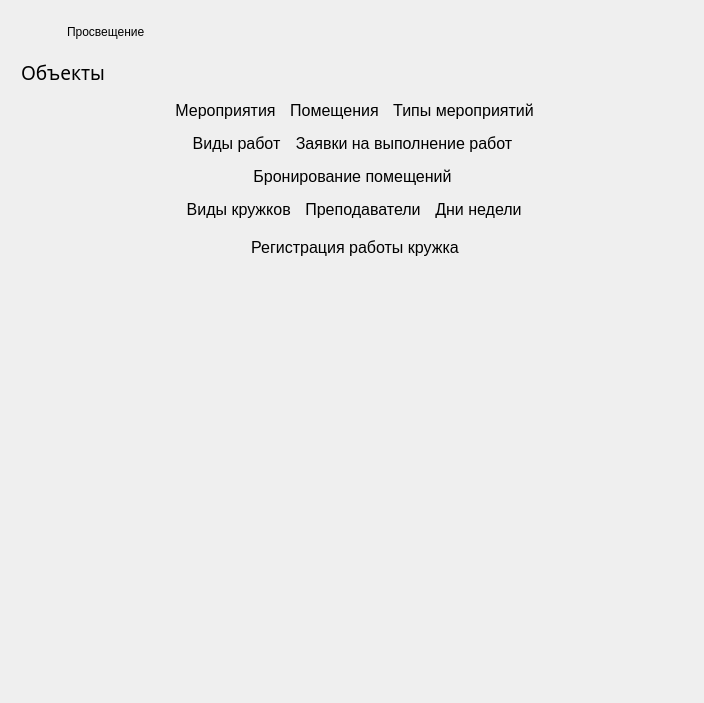
<?xml version="1.0" encoding="UTF-8"?>
<ui version="4.0">
 <class>EnlightenmentDashboard</class>
 <widget class="QWidget" name="EnlightenmentDashboard">
  <property name="geometry">
   <rect>
    <x>0</x>
    <y>0</y>
    <width>704</width>
    <height>703</height>
   </rect>
  </property>
  <property name="windowTitle">
   <string>Form</string>
  </property>
  <layout class="QVBoxLayout" name="verticalLayout_2">
   <item>
    <layout class="QVBoxLayout" name="verticalLayout">
     <property name="leftMargin">
      <number>10</number>
     </property>
     <property name="topMargin">
      <number>10</number>
     </property>
     <property name="rightMargin">
      <number>10</number>
     </property>
     <property name="bottomMargin">
      <number>10</number>
     </property>
     <item>
      <layout class="QHBoxLayout" name="horizontalLayout">
       <item>
        <widget class="QPushButton" name="BackButton">
         <property name="sizePolicy">
          <sizepolicy hsizetype="Fixed" vsizetype="Fixed">
           <horstretch>0</horstretch>
           <verstretch>0</verstretch>
          </sizepolicy>
         </property>
         <property name="text">
          <string/>
         </property>
         <property name="icon">
          <iconset resource="../resources/resources.qrc">
           <normaloff>:/go-previous/go-previous.svg</normaloff>:/go-previous/go-previous.svg</iconset>
         </property>
         <property name="iconSize">
          <size>
           <width>24</width>
           <height>24</height>
          </size>
         </property>
         <property name="flat">
          <bool>true</bool>
         </property>
        </widget>
       </item>
       <item>
        <widget class="QLabel" name="label">
         <property name="styleSheet">
          <string notr="true">font: 63 10pt &quot;Yu Gothic UI Semibold&quot;;</string>
         </property>
         <property name="text">
          <string>Просвещение</string>
         </property>
        </widget>
       </item>
      </layout>
     </item>
     <item>
      <layout class="QVBoxLayout" name="verticalLayout_5">
       <property name="topMargin">
        <number>10</number>
       </property>
       <item>
        <widget class="QLabel" name="label_2">
         <property name="sizePolicy">
          <sizepolicy hsizetype="Fixed" vsizetype="Fixed">
           <horstretch>0</horstretch>
           <verstretch>0</verstretch>
          </sizepolicy>
         </property>
         <property name="font">
          <font>
           <family>Yu Gothic UI Semibold</family>
           <pointsize>14</pointsize>
           <weight>7</weight>
           <italic>false</italic>
           <bold>false</bold>
          </font>
         </property>
         <property name="styleSheet">
          <string notr="true">font: 63 14pt &quot;Yu Gothic UI Semibold&quot;;
</string>
         </property>
         <property name="text">
          <string>Объекты</string>
         </property>
        </widget>
       </item>
       <item>
        <layout class="QHBoxLayout" name="horizontalLayout_3">
         <property name="leftMargin">
          <number>5</number>
         </property>
         <property name="topMargin">
          <number>5</number>
         </property>
         <item>
          <spacer name="horizontalSpacer_2">
           <property name="orientation">
            <enum>Qt::Horizontal</enum>
           </property>
           <property name="sizeHint" stdset="0">
            <size>
             <width>40</width>
             <height>20</height>
            </size>
           </property>
          </spacer>
         </item>
         <item>
          <widget class="QPushButton" name="OpenEvents">
           <property name="sizePolicy">
            <sizepolicy hsizetype="Fixed" vsizetype="Fixed">
             <horstretch>0</horstretch>
             <verstretch>0</verstretch>
            </sizepolicy>
           </property>
           <property name="font">
            <font>
             <family>Yu Gothic UI</family>
             <pointsize>12</pointsize>
             <weight>50</weight>
             <italic>false</italic>
             <bold>false</bold>
            </font>
           </property>
           <property name="styleSheet">
            <string notr="true">font: 12pt &quot;Yu Gothic UI&quot;;</string>
           </property>
           <property name="text">
            <string>Мероприятия</string>
           </property>
           <property name="flat">
            <bool>true</bool>
           </property>
          </widget>
         </item>
         <item>
          <widget class="QPushButton" name="OpenRooms">
           <property name="sizePolicy">
            <sizepolicy hsizetype="Fixed" vsizetype="Fixed">
             <horstretch>0</horstretch>
             <verstretch>0</verstretch>
            </sizepolicy>
           </property>
           <property name="font">
            <font>
             <family>Yu Gothic UI</family>
             <pointsize>12</pointsize>
             <weight>50</weight>
             <italic>false</italic>
             <bold>false</bold>
            </font>
           </property>
           <property name="styleSheet">
            <string notr="true">font: 12pt &quot;Yu Gothic UI&quot;;</string>
           </property>
           <property name="text">
            <string>Помещения</string>
           </property>
           <property name="flat">
            <bool>true</bool>
           </property>
          </widget>
         </item>
         <item>
          <widget class="QPushButton" name="OpenEventTypes">
           <property name="sizePolicy">
            <sizepolicy hsizetype="Fixed" vsizetype="Fixed">
             <horstretch>0</horstretch>
             <verstretch>0</verstretch>
            </sizepolicy>
           </property>
           <property name="font">
            <font>
             <family>Yu Gothic UI</family>
             <pointsize>12</pointsize>
             <weight>50</weight>
             <italic>false</italic>
             <bold>false</bold>
            </font>
           </property>
           <property name="styleSheet">
            <string notr="true">font: 12pt &quot;Yu Gothic UI&quot;;</string>
           </property>
           <property name="text">
            <string>Типы мероприятий</string>
           </property>
           <property name="flat">
            <bool>true</bool>
           </property>
          </widget>
         </item>
         <item>
          <spacer name="horizontalSpacer">
           <property name="orientation">
            <enum>Qt::Horizontal</enum>
           </property>
           <property name="sizeHint" stdset="0">
            <size>
             <width>40</width>
             <height>20</height>
            </size>
           </property>
          </spacer>
         </item>
        </layout>
       </item>
      </layout>
     </item>
     <item>
      <layout class="QHBoxLayout" name="horizontalLayout_2">
       <property name="topMargin">
        <number>0</number>
       </property>
       <item>
        <spacer name="horizontalSpacer_3">
         <property name="orientation">
          <enum>Qt::Horizontal</enum>
         </property>
         <property name="sizeHint" stdset="0">
          <size>
           <width>40</width>
           <height>20</height>
          </size>
         </property>
        </spacer>
       </item>
       <item>
        <widget class="QPushButton" name="OpenLaborTypes">
         <property name="sizePolicy">
          <sizepolicy hsizetype="Fixed" vsizetype="Fixed">
           <horstretch>0</horstretch>
           <verstretch>0</verstretch>
          </sizepolicy>
         </property>
         <property name="font">
          <font>
           <family>Yu Gothic UI</family>
           <pointsize>12</pointsize>
           <weight>50</weight>
           <italic>false</italic>
           <bold>false</bold>
          </font>
         </property>
         <property name="text">
          <string>Виды работ</string>
         </property>
         <property name="flat">
          <bool>true</bool>
         </property>
        </widget>
       </item>
       <item>
        <widget class="QPushButton" name="OpenLaborRequests">
         <property name="sizePolicy">
          <sizepolicy hsizetype="Fixed" vsizetype="Fixed">
           <horstretch>0</horstretch>
           <verstretch>0</verstretch>
          </sizepolicy>
         </property>
         <property name="font">
          <font>
           <family>Yu Gothic UI</family>
           <pointsize>12</pointsize>
           <weight>50</weight>
           <italic>false</italic>
           <bold>false</bold>
          </font>
         </property>
         <property name="styleSheet">
          <string notr="true">font: 12pt &quot;Yu Gothic UI&quot;;</string>
         </property>
         <property name="text">
          <string>Заявки на выполнение работ</string>
         </property>
         <property name="flat">
          <bool>true</bool>
         </property>
        </widget>
       </item>
       <item>
        <spacer name="horizontalSpacer_4">
         <property name="orientation">
          <enum>Qt::Horizontal</enum>
         </property>
         <property name="sizeHint" stdset="0">
          <size>
           <width>40</width>
           <height>20</height>
          </size>
         </property>
        </spacer>
       </item>
      </layout>
     </item>
     <item>
      <layout class="QHBoxLayout" name="horizontalLayout_4">
       <item>
        <spacer name="horizontalSpacer_5">
         <property name="orientation">
          <enum>Qt::Horizontal</enum>
         </property>
         <property name="sizeHint" stdset="0">
          <size>
           <width>40</width>
           <height>20</height>
          </size>
         </property>
        </spacer>
       </item>
       <item>
        <widget class="QPushButton" name="bookingRooms">
         <property name="sizePolicy">
          <sizepolicy hsizetype="Fixed" vsizetype="Fixed">
           <horstretch>0</horstretch>
           <verstretch>0</verstretch>
          </sizepolicy>
         </property>
         <property name="font">
          <font>
           <family>Yu Gothic UI</family>
           <pointsize>12</pointsize>
           <weight>50</weight>
           <italic>false</italic>
           <bold>false</bold>
          </font>
         </property>
         <property name="text">
          <string>Бронирование помещений</string>
         </property>
         <property name="flat">
          <bool>true</bool>
         </property>
        </widget>
       </item>
       <item>
        <spacer name="horizontalSpacer_6">
         <property name="orientation">
          <enum>Qt::Horizontal</enum>
         </property>
         <property name="sizeHint" stdset="0">
          <size>
           <width>40</width>
           <height>20</height>
          </size>
         </property>
        </spacer>
       </item>
      </layout>
     </item>
     <item>
      <layout class="QHBoxLayout" name="horizontalLayout_8">
       <item>
        <spacer name="horizontalSpacer_13">
         <property name="orientation">
          <enum>Qt::Horizontal</enum>
         </property>
         <property name="sizeHint" stdset="0">
          <size>
           <width>40</width>
           <height>20</height>
          </size>
         </property>
        </spacer>
       </item>
       <item>
        <widget class="QPushButton" name="classTypes">
         <property name="sizePolicy">
          <sizepolicy hsizetype="Fixed" vsizetype="Fixed">
           <horstretch>0</horstretch>
           <verstretch>0</verstretch>
          </sizepolicy>
         </property>
         <property name="font">
          <font>
           <family>Yu Gothic UI</family>
           <pointsize>12</pointsize>
           <weight>50</weight>
           <italic>false</italic>
           <bold>false</bold>
          </font>
         </property>
         <property name="text">
          <string> Виды кружков</string>
         </property>
         <property name="flat">
          <bool>true</bool>
         </property>
        </widget>
       </item>
       <item>
        <widget class="QPushButton" name="teachers">
         <property name="sizePolicy">
          <sizepolicy hsizetype="Fixed" vsizetype="Fixed">
           <horstretch>0</horstretch>
           <verstretch>0</verstretch>
          </sizepolicy>
         </property>
         <property name="font">
          <font>
           <family>Yu Gothic UI</family>
           <pointsize>12</pointsize>
           <weight>50</weight>
           <italic>false</italic>
           <bold>false</bold>
          </font>
         </property>
         <property name="styleSheet">
          <string notr="true">font: 12pt &quot;Yu Gothic UI&quot;;</string>
         </property>
         <property name="text">
          <string>Преподаватели</string>
         </property>
         <property name="flat">
          <bool>true</bool>
         </property>
        </widget>
       </item>
       <item>
        <widget class="QPushButton" name="weekDays">
         <property name="sizePolicy">
          <sizepolicy hsizetype="Fixed" vsizetype="Fixed">
           <horstretch>0</horstretch>
           <verstretch>0</verstretch>
          </sizepolicy>
         </property>
         <property name="font">
          <font>
           <family>Yu Gothic UI</family>
           <pointsize>12</pointsize>
           <weight>50</weight>
           <italic>false</italic>
           <bold>false</bold>
          </font>
         </property>
         <property name="styleSheet">
          <string notr="true">font: 12pt &quot;Yu Gothic UI&quot;;</string>
         </property>
         <property name="text">
          <string>Дни недели</string>
         </property>
         <property name="flat">
          <bool>true</bool>
         </property>
        </widget>
       </item>
       <item>
        <spacer name="horizontalSpacer_14">
         <property name="orientation">
          <enum>Qt::Horizontal</enum>
         </property>
         <property name="sizeHint" stdset="0">
          <size>
           <width>40</width>
           <height>20</height>
          </size>
         </property>
        </spacer>
       </item>
      </layout>
     </item>
     <item>
      <layout class="QHBoxLayout" name="horizontalLayout_7">
       <property name="leftMargin">
        <number>5</number>
       </property>
       <property name="topMargin">
        <number>5</number>
       </property>
       <item>
        <spacer name="horizontalSpacer_11">
         <property name="orientation">
          <enum>Qt::Horizontal</enum>
         </property>
         <property name="sizeHint" stdset="0">
          <size>
           <width>40</width>
           <height>20</height>
          </size>
         </property>
        </spacer>
       </item>
       <item>
        <widget class="QPushButton" name="workOfClass">
         <property name="sizePolicy">
          <sizepolicy hsizetype="Fixed" vsizetype="Fixed">
           <horstretch>0</horstretch>
           <verstretch>0</verstretch>
          </sizepolicy>
         </property>
         <property name="font">
          <font>
           <family>Yu Gothic UI</family>
           <pointsize>12</pointsize>
           <weight>50</weight>
           <italic>false</italic>
           <bold>false</bold>
          </font>
         </property>
         <property name="styleSheet">
          <string notr="true">font: 12pt &quot;Yu Gothic UI&quot;;</string>
         </property>
         <property name="text">
          <string>Регистрация работы кружка</string>
         </property>
         <property name="flat">
          <bool>true</bool>
         </property>
        </widget>
       </item>
       <item>
        <spacer name="horizontalSpacer_12">
         <property name="orientation">
          <enum>Qt::Horizontal</enum>
         </property>
         <property name="sizeHint" stdset="0">
          <size>
           <width>40</width>
           <height>20</height>
          </size>
         </property>
        </spacer>
       </item>
      </layout>
     </item>
     <item>
      <spacer name="verticalSpacer">
       <property name="orientation">
        <enum>Qt::Vertical</enum>
       </property>
       <property name="sizeHint" stdset="0">
        <size>
         <width>20</width>
         <height>40</height>
        </size>
       </property>
      </spacer>
     </item>
    </layout>
   </item>
  </layout>
 </widget>
 <resources>
  <include location="../resources/resources.qrc"/>
 </resources>
 <connections/>
</ui>
